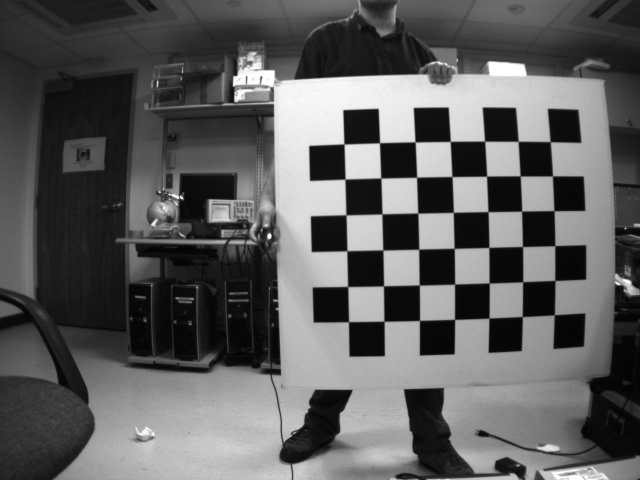
#> input picture images/camera_calib/left/left01.png, 1280 x 960 px (shown at 1/2 size)
$ python P_5_1_3_recons_stereo_dense.py   (older library calls are emulated)
#> lines starting #> are read from the running program, lines starting #| are printed output that depends on the picture
# Author: Sisi(Scarlett) Liu <scarlett.liu@csu.edu.cn>
# Uni: Central South University, Changsha, China
# Online course: Robotic Vision and Applications
# Created: 09-Sep-2020   Modified: 09-Sep-2020   Revision: 1.0
# Copyright � 2020 SR2V Ltd. All rights reserved

# Lecture 5-1-2 Stereo Camera Calibration
# Simple example of stereo image matching and point cloud generation.
# Resulting .ply file cam be easily viewed using MeshLab (
# http://meshlab.sourceforge.net/ )

# load library
import numpy as np
import cv2
from matplotlib import pyplot as plt
import pickle
from P_5_1_2_stereo_camera_calibration import *
import os

leftFrame = cv2.imread('images/camera_calib/left/left01.png')
#> leftFrame is the input picture: shape (960, 1280, 3); min 0, max 255, mean 93.2
rightFrame = cv2.imread('images/camera_calib/right/right01.png')
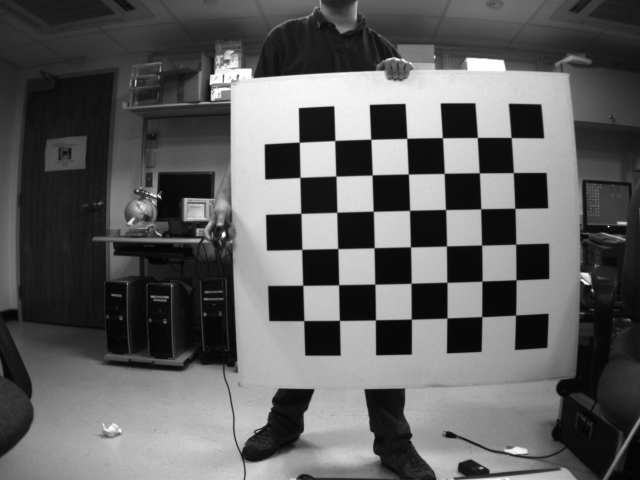
#> input picture images/camera_calib/right/right01.png, 1280 x 960 px (shown at 1/2 size)
#> rightFrame is the input picture: shape (960, 1280, 3); min 0, max 255, mean 94.6
origin_pair = np.concatenate((leftFrame, rightFrame), axis=1) #side by side comparison
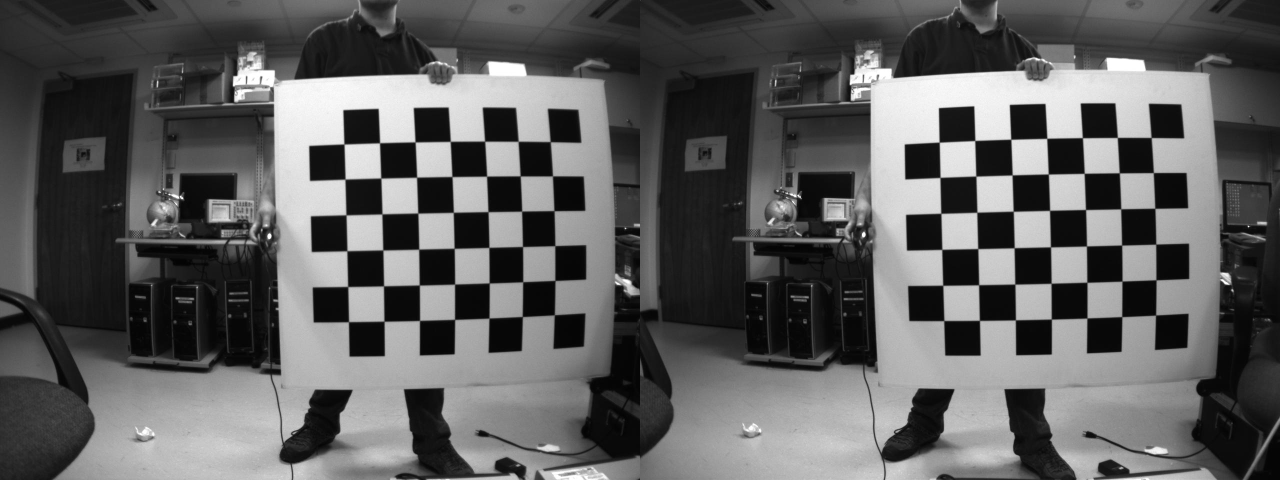
#> origin_pair: shape (960, 2560, 3) (shown at 1/2 size); min 0, max 255, mean 93.9
cv2.imshow('origin_pair', cv2.resize(origin_pair,None,fx=0.5,fy=0.5)) # Display img
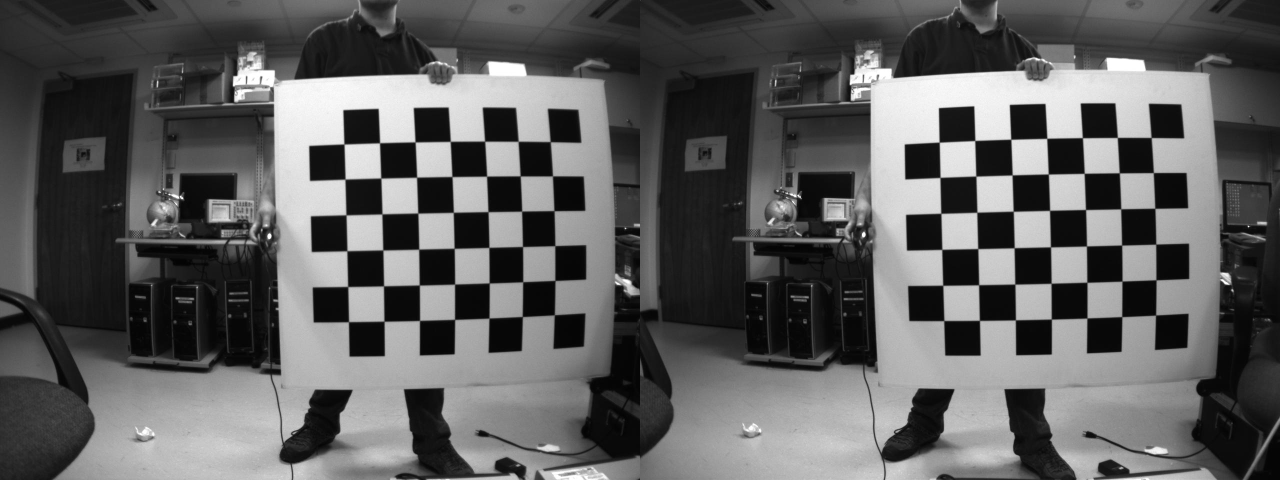
#> window 'origin_pair': shape (480, 1280, 3); min 3, max 255, mean 94.1
cv2.waitKey(0)

# load the stereo  parameters: Ret, Intrinsic_mtx_1&2, dist_1&2, R, T, E, F, Image Size,
#> (the run stopped early here; a loop or call above may not have finished)
